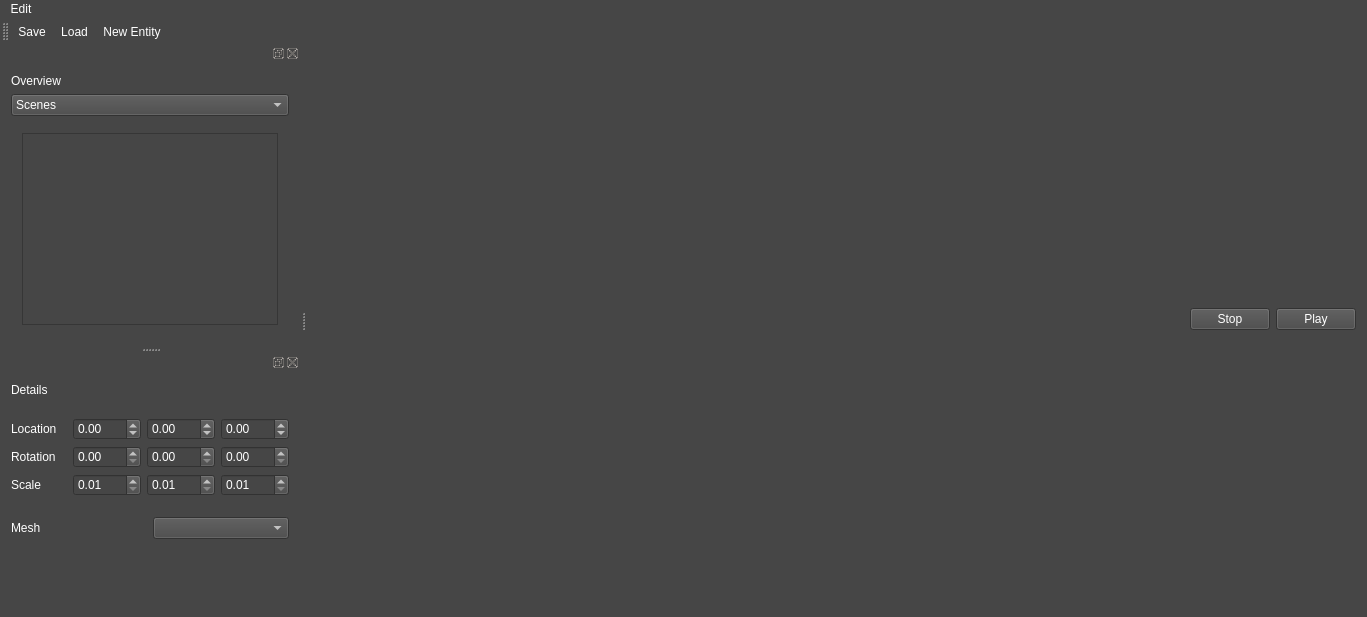
<?xml version="1.0" encoding="UTF-8"?>
<ui version="4.0">
 <class>MainWindow</class>
 <widget class="QMainWindow" name="MainWindow">
  <property name="geometry">
   <rect>
    <x>0</x>
    <y>0</y>
    <width>1367</width>
    <height>617</height>
   </rect>
  </property>
  <property name="windowTitle">
   <string>OpenGL in Qt is great fun!</string>
  </property>
  <property name="styleSheet">
   <string notr="true">color: rgb(255, 255, 255);
alternate-background-color: rgb(0, 0, 0);
gridline-color: rgb(0, 0, 0);
border-color: rgb(0, 0, 0);
background-color: rgb(70, 70, 70);</string>
  </property>
  <widget class="QWidget" name="CentralWidget">
   <property name="styleSheet">
    <string notr="true">gridline-color: rgb(0, 0, 0);
selection-color: rgb(0, 0, 0);
border-color: rgb(0, 0, 0);
selection-background-color: rgb(255, 255, 255);</string>
   </property>
   <layout class="QVBoxLayout" name="verticalLayout">
    <item>
     <layout class="QVBoxLayout" name="OpenGLLayout"/>
    </item>
    <item>
     <layout class="QHBoxLayout" name="horizontalLayout">
      <item>
       <spacer name="horizontalSpacer">
        <property name="orientation">
         <enum>Qt::Horizontal</enum>
        </property>
        <property name="sizeHint" stdset="0">
         <size>
          <width>40</width>
          <height>20</height>
         </size>
        </property>
       </spacer>
      </item>
      <item>
       <widget class="QPushButton" name="stopButton">
        <property name="text">
         <string>Stop</string>
        </property>
       </widget>
      </item>
      <item>
       <widget class="QPushButton" name="playButton">
        <property name="text">
         <string>Play</string>
        </property>
       </widget>
      </item>
     </layout>
    </item>
   </layout>
  </widget>
  <widget class="QMenuBar" name="menuBar">
   <property name="geometry">
    <rect>
     <x>0</x>
     <y>0</y>
     <width>1367</width>
     <height>21</height>
    </rect>
   </property>
   <widget class="QMenu" name="menuEdit">
    <property name="title">
     <string>Edit</string>
    </property>
    <addaction name="actionCopy"/>
    <addaction name="actionPaste"/>
    <addaction name="actionDelete"/>
    <addaction name="actionDuplicate"/>
    <addaction name="separator"/>
    <addaction name="actionUndo"/>
    <addaction name="actionRedo"/>
   </widget>
   <addaction name="menuEdit"/>
  </widget>
  <widget class="QToolBar" name="mainToolBar">
   <property name="orientation">
    <enum>Qt::Horizontal</enum>
   </property>
   <attribute name="toolBarArea">
    <enum>TopToolBarArea</enum>
   </attribute>
   <attribute name="toolBarBreak">
    <bool>false</bool>
   </attribute>
   <addaction name="actionSave"/>
   <addaction name="actionLoad"/>
   <addaction name="actionNew_Entity"/>
  </widget>
  <widget class="QStatusBar" name="statusBar"/>
  <widget class="QDockWidget" name="overviewDock">
   <property name="sizePolicy">
    <sizepolicy hsizetype="Minimum" vsizetype="Fixed">
     <horstretch>0</horstretch>
     <verstretch>0</verstretch>
    </sizepolicy>
   </property>
   <attribute name="dockWidgetArea">
    <number>1</number>
   </attribute>
   <widget class="QWidget" name="overviewLayout">
    <layout class="QVBoxLayout" name="verticalLayout_3">
     <item>
      <widget class="QLabel" name="overviewLabel">
       <property name="text">
        <string>Overview</string>
       </property>
      </widget>
     </item>
     <item>
      <widget class="QComboBox" name="overviewType">
       <item>
        <property name="text">
         <string>Scenes</string>
        </property>
       </item>
       <item>
        <property name="text">
         <string>Meshes</string>
        </property>
       </item>
      </widget>
     </item>
     <item>
      <widget class="QStackedWidget" name="overviewWidgets">
       <property name="currentIndex">
        <number>0</number>
       </property>
       <widget class="QWidget" name="scenePage">
        <layout class="QVBoxLayout" name="verticalLayout_5">
         <item>
          <widget class="QTreeWidget" name="sceneTree">
           <property name="headerHidden">
            <bool>true</bool>
           </property>
           <column>
            <property name="text">
             <string>Scenes</string>
            </property>
           </column>
           <column>
            <property name="text">
             <string>Entitties</string>
            </property>
           </column>
          </widget>
         </item>
        </layout>
       </widget>
       <widget class="QWidget" name="meshPage">
        <layout class="QVBoxLayout" name="verticalLayout_6">
         <item>
          <widget class="QListWidget" name="meshList"/>
         </item>
        </layout>
       </widget>
       <widget class="QWidget" name="entityPage">
        <layout class="QVBoxLayout" name="verticalLayout_7"/>
       </widget>
      </widget>
     </item>
    </layout>
   </widget>
  </widget>
  <widget class="QDockWidget" name="detailsDock">
   <property name="enabled">
    <bool>true</bool>
   </property>
   <attribute name="dockWidgetArea">
    <number>1</number>
   </attribute>
   <widget class="QWidget" name="detailsLayout">
    <layout class="QVBoxLayout" name="verticalLayout_2">
     <item>
      <layout class="QGridLayout" name="detailLabelLayout">
       <property name="sizeConstraint">
        <enum>QLayout::SetMaximumSize</enum>
       </property>
       <item row="0" column="0">
        <widget class="QLabel" name="detailLabel">
         <property name="text">
          <string>Details</string>
         </property>
        </widget>
       </item>
      </layout>
     </item>
     <item>
      <spacer name="verticalSpacer_2">
       <property name="orientation">
        <enum>Qt::Vertical</enum>
       </property>
       <property name="sizeType">
        <enum>QSizePolicy::Minimum</enum>
       </property>
       <property name="sizeHint" stdset="0">
        <size>
         <width>20</width>
         <height>15</height>
        </size>
       </property>
      </spacer>
     </item>
     <item>
      <layout class="QGridLayout" name="transformLayout">
       <item row="0" column="0">
        <widget class="QLabel" name="locationLabel">
         <property name="text">
          <string>Location</string>
         </property>
        </widget>
       </item>
       <item row="0" column="3">
        <widget class="QDoubleSpinBox" name="locationZ">
         <property name="minimum">
          <double>-100.000000000000000</double>
         </property>
         <property name="maximum">
          <double>100.000000000000000</double>
         </property>
         <property name="singleStep">
          <double>0.100000000000000</double>
         </property>
        </widget>
       </item>
       <item row="1" column="0">
        <widget class="QLabel" name="rotationLabel">
         <property name="text">
          <string>Rotation</string>
         </property>
        </widget>
       </item>
       <item row="2" column="2">
        <widget class="QDoubleSpinBox" name="scaleY">
         <property name="minimum">
          <double>0.010000000000000</double>
         </property>
         <property name="maximum">
          <double>100.000000000000000</double>
         </property>
         <property name="singleStep">
          <double>0.100000000000000</double>
         </property>
        </widget>
       </item>
       <item row="2" column="1">
        <widget class="QDoubleSpinBox" name="scaleX">
         <property name="minimum">
          <double>0.010000000000000</double>
         </property>
         <property name="maximum">
          <double>100.000000000000000</double>
         </property>
         <property name="singleStep">
          <double>0.100000000000000</double>
         </property>
        </widget>
       </item>
       <item row="0" column="1">
        <widget class="QDoubleSpinBox" name="locationX">
         <property name="minimum">
          <double>-100.000000000000000</double>
         </property>
         <property name="maximum">
          <double>100.000000000000000</double>
         </property>
         <property name="singleStep">
          <double>0.100000000000000</double>
         </property>
        </widget>
       </item>
       <item row="2" column="3">
        <widget class="QDoubleSpinBox" name="scaleZ">
         <property name="minimum">
          <double>0.010000000000000</double>
         </property>
         <property name="maximum">
          <double>100.000000000000000</double>
         </property>
         <property name="singleStep">
          <double>0.100000000000000</double>
         </property>
        </widget>
       </item>
       <item row="0" column="2">
        <widget class="QDoubleSpinBox" name="locationY">
         <property name="minimum">
          <double>-100.000000000000000</double>
         </property>
         <property name="maximum">
          <double>100.000000000000000</double>
         </property>
         <property name="singleStep">
          <double>0.100000000000000</double>
         </property>
        </widget>
       </item>
       <item row="1" column="2">
        <widget class="QDoubleSpinBox" name="rotationY">
         <property name="maximum">
          <double>360.000000000000000</double>
         </property>
        </widget>
       </item>
       <item row="1" column="3">
        <widget class="QDoubleSpinBox" name="rotationZ">
         <property name="maximum">
          <double>360.000000000000000</double>
         </property>
        </widget>
       </item>
       <item row="2" column="0">
        <widget class="QLabel" name="scaleLabel">
         <property name="text">
          <string>Scale</string>
         </property>
        </widget>
       </item>
       <item row="1" column="1">
        <widget class="QDoubleSpinBox" name="rotationX">
         <property name="maximum">
          <double>360.000000000000000</double>
         </property>
        </widget>
       </item>
      </layout>
     </item>
     <item>
      <spacer name="verticalSpacer">
       <property name="orientation">
        <enum>Qt::Vertical</enum>
       </property>
       <property name="sizeType">
        <enum>QSizePolicy::Minimum</enum>
       </property>
       <property name="sizeHint" stdset="0">
        <size>
         <width>20</width>
         <height>15</height>
        </size>
       </property>
      </spacer>
     </item>
     <item>
      <layout class="QGridLayout" name="meshDetailLayout">
       <item row="0" column="0">
        <widget class="QLabel" name="entityMeshLabel">
         <property name="text">
          <string>Mesh</string>
         </property>
        </widget>
       </item>
       <item row="0" column="1">
        <widget class="QComboBox" name="meshComboBox"/>
       </item>
      </layout>
     </item>
     <item>
      <spacer name="verticalSpacer_5">
       <property name="orientation">
        <enum>Qt::Vertical</enum>
       </property>
       <property name="sizeHint" stdset="0">
        <size>
         <width>20</width>
         <height>40</height>
        </size>
       </property>
      </spacer>
     </item>
    </layout>
   </widget>
  </widget>
  <action name="action">
   <property name="text">
    <string>New</string>
   </property>
  </action>
  <action name="actionOpen">
   <property name="text">
    <string>Open</string>
   </property>
  </action>
  <action name="actionNew_Level">
   <property name="text">
    <string>New Scene</string>
   </property>
  </action>
  <action name="actionOpen_Scene">
   <property name="text">
    <string>Open Scene</string>
   </property>
  </action>
  <action name="actionCopy">
   <property name="text">
    <string>Copy</string>
   </property>
  </action>
  <action name="actionPaste">
   <property name="text">
    <string>Paste</string>
   </property>
  </action>
  <action name="actionDelete">
   <property name="text">
    <string>Delete</string>
   </property>
  </action>
  <action name="actionDuplicate">
   <property name="text">
    <string>Duplicate</string>
   </property>
  </action>
  <action name="actionUndo">
   <property name="text">
    <string>Undo</string>
   </property>
  </action>
  <action name="actionRedo">
   <property name="text">
    <string>Redo</string>
   </property>
  </action>
  <action name="actionSave">
   <property name="text">
    <string>Save</string>
   </property>
  </action>
  <action name="actionLoad">
   <property name="text">
    <string>Load</string>
   </property>
  </action>
  <action name="actionNew_Entity">
   <property name="text">
    <string>New Entity</string>
   </property>
  </action>
 </widget>
 <layoutdefault spacing="6" margin="11"/>
 <resources/>
 <connections/>
</ui>
